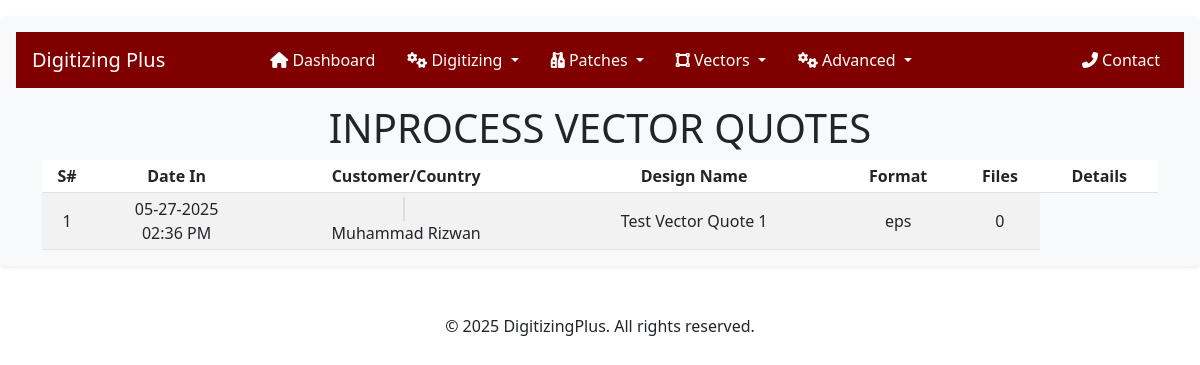
Screenshot of /user/admin/inprocess-vector-quotes/ (signed in) with the database file from the repository.
### crafting/models.py (models this page shows, shortened)
class VectorQuote(models.Model):
    user = models.ForeignKey(
        settings.AUTH_USER_MODEL,
        on_delete=models.CASCADE,
        related_name='vector_quotes',
    )
    name = models.CharField(max_length=255)
    po_number = models.IntegerField(null=True, blank=True)
    required_format = models.CharField(max_length=50, choices=VECTOR_ORDER_FORMAT)
    color_types = models.CharField(max_length=50, choices=VECTOR_ORDER_COLOR_TYPES)
    colors = models.IntegerField(default=1)
    others = models.CharField(max_length=255, blank=True, null=True)
    instructions = models.TextField(null=True, blank=True)
    quote_status = models.CharField(max_length=50, choices=(
        ('Requested', 'Requested'),
        ('Quoted', 'Quoted'),
        ('Accepted', 'Accepted'),
        ('Rejected', 'Rejected'),
    ), default='Requested')
    price = models.DecimalField(decimal_places=2, max_digits=10, blank=True, null=True)
    created_at = models.DateTimeField(auto_now_add=True)
    converted_to_order = models.ForeignKey(
        'VectorOrder',
        on_delete=models.SET_NULL,
        null=True,
        blank=True,
        related_name='original_quote'
    )

### users/models.py (models this page shows, shortened)
class User(AbstractUser):
    COUNTRY_CHOICES = [
        ('United States', 'United States'),
        ('United Kingdom', 'United Kingdom'),
        ('Australia', 'Australia'),
        ('New Zealand', 'New Zealand'),
        ('Germany', 'Germany'),
        ('Canada', 'Canada'),
    ]
    username = None
    user_id = models.CharField(max_length=100, unique=True, blank=False, null=False)
    email = models.EmailField(unique=True)
    email2 = models.EmailField(blank=True, null=True, verbose_name="Secondary Email")
    email3 = models.EmailField(blank=True, null=True, verbose_name="Tertiary Email")
    first_name = models.CharField(max_length=100, blank=False, null=False)
    last_name = models.CharField(max_length=100, blank=False, null=False)
    phone_number = models.CharField(max_length=50, null=True, blank=True)
    address = models.CharField(max_length=500)
    city = models.CharField(max_length=50)
    state = models.CharField(max_length=50)
    zip_code = models.CharField(max_length=15)
    country = models.CharField(
        max_length=15,
        choices=COUNTRY_CHOICES,
        default='US',  # Default to United States
        verbose_name="Country"
    )
    USERNAME_FIELD = 'user_id'
    REQUIRED_FIELDS = []  # Removed email from required fields
    objects = UserManager()
    COUNTRY_CODE_MAP = {
        'United States': 'us',
        'United Kingdom': 'gb',
        'Australia': 'au',
        'New Zealand': 'nz',
        'Germany': 'de',
        'Canada': 'ca',
    }
    @property
    def country_code(self):
        return self.COUNTRY_CODE_MAP.get(self.country, '')

### users/adminviews.py (the view)
# urls.py: path('admin/inprocess-vector-quotes/', adminviews.inprocess_vector_quotes, name='admin-inprocess-vector-quotes'),
@login_required
@user_passes_test(lambda u: u.is_superuser)
def inprocess_vector_quotes(request):
    orders = VectorQuote.objects.select_related('user').prefetch_related('files').order_by('-created_at')
    context = {
        'orders': orders,
        'order_type': 'Vector',
    }
    return render(request, 'users/admin/inprocess-vector-quotes.html', context)

### users/templates/users/admin/inprocess-vector-quotes.html (shortened to what this page needs)
{% extends "users/admin/base.html" %}
{% load static %}
{% load crispy_forms_tags %}
{% block content %}
<link rel="stylesheet" href="https://cdnjs.cloudflare.com/ajax/libs/flag-icon-css/3.5.0/css/flag-icon.min.css">
<h1 class="text-center mt-3">INPROCESS VECTOR QUOTES</h1>
<div class="mt-2">
    <table id="ordersTable" class="table table-striped table-sm" style="width:100%">
        <thead>
            <tr>
                <th class="text-center">S#</th>
                <th class="text-center">Date In</th>
                <th class="text-center">Customer/Country</th>
                <th class="text-center">Design Name</th>
                <th class="text-center">Format</th>
                <th class="text-center">Files</th>
                <th class="text-center">Details</th>
            </tr>
        </thead>
        <tbody>
            {% for order in orders %}
            <tr>
                <td class="text-center align-middle">{{ forloop.counter }}</td>
                <td class="text-center align-middle">
                    {{ order.created_at|date:"m-d-Y" }}
                    <br />
                    {{ order.created_at|date:"h:i A" }}
                </td>
                <td class="text-center align-middle">
                    {% if order.user.country_code %}
                    <span class="flag-icon flag-icon-{{ order.user.country_code }}"></span>
                    {% endif %}<br>
                    {{ order.user.get_full_name|title }}
                </td>
                <td class="text-center align-middle">{{ order.name }}</td>
                <td class="text-center align-middle">
                    {{ order.required_format|default:"-" }}
                </td>
                <td class="text-center align-middle">
                    {{ order.files.count }}
                </td>
            </tr>
            {% endfor %}
        </tbody>
    </table>
</div>
{% endblock content %}

### users/templates/users/admin/inprocess-vector-quotes.html (style rules this page uses)
.flag-icon { margin-right: 5px; border: 1px solid #ddd; }

### rows the page displays
VectorQuote: created_at "05-27-2025", created_at "02:36 PM", user.get_full_name "Muhammad Rizwan", name "Test Vector Quote 1", required_format "eps", files.count "0"
